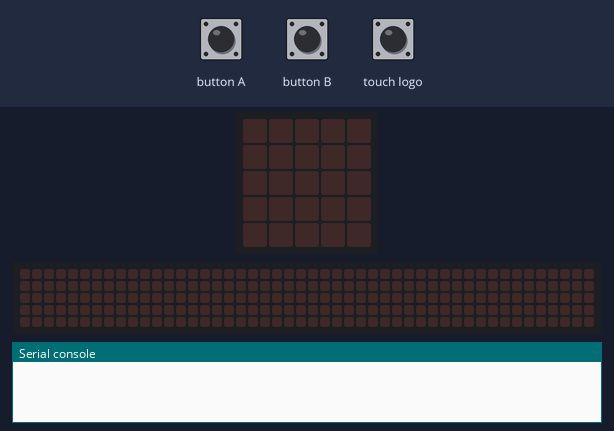
A program run on a simulated BBC micro:bit running MicroPython. Parts: the board's 5×5 LED display, a strip that is not on the board, showing the scrolling text unrolled, the last lines printed to the serial console. Inputs (shaded band) come from the test bench. No radio messages arrive unless stated (any console line starting 'radio sent:' is added by the test bench); the 48×5 strip is a reading aid, not a part: it shows the text the display is scrolling, unrolled, one strip-width of it at a time.

Above: at 1.2 s.
1.3 s: button A pressed for 0.15 s
At 1.37 s:
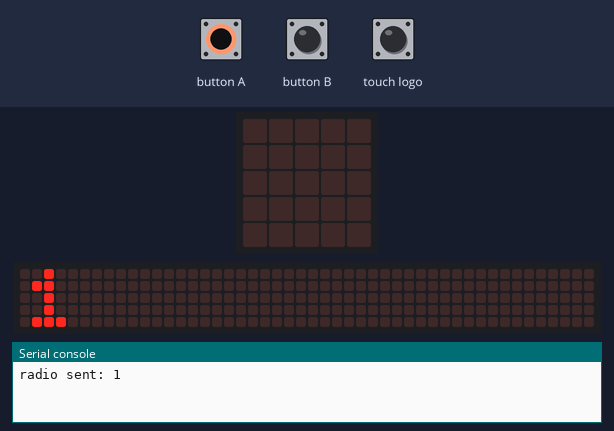
4.3 s: button A pressed for 1 s
At 4.37 s:
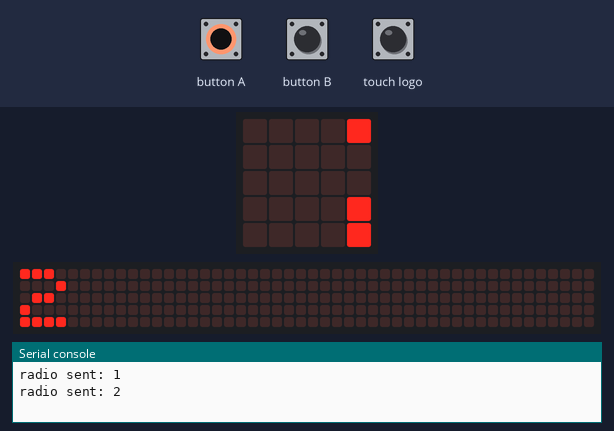
Timing chart, 0 to 7.3 s (numbered marks = the images above; inputs shaded):
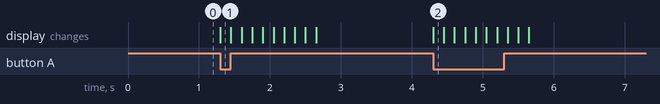

The program:

Stall_Two-main.py
```python
from microbit import *
import radio
#stall has 2 microbits to handle the 2 tasks of assigning orders and finishing orders
#stall microbit two (completed orders)
#only works in version 2
radio.on()
radio.config(channel = 2)
completed_order = 0
while True:
    a = button_a.was_pressed()
    b = button_b.was_pressed()
    c = pin_logo.is_touched()
    if a:
        completed_order += 1
        radio.send(str(completed_order))
        display.scroll(str(completed_order))
        #go between completed order numbers (+)
    if b:
        completed_order -= 1
        if completed_order < 0:
            orderno = 0
        display.scroll(completed_order)
        #go between completed order numbers (-)
    if c:
        radio.send(str(completed_order))
        #to alert customer of their completed order

#the customer microbits are switched off until they need to be given to the customer
#to reset numbers every day, run code again the next day to restart everyday
```

Measured:
- after the input at 1.3 s, the display: changes at once (image 1)
- after the input at 4.3 s, the display: changes at once (image 2)
